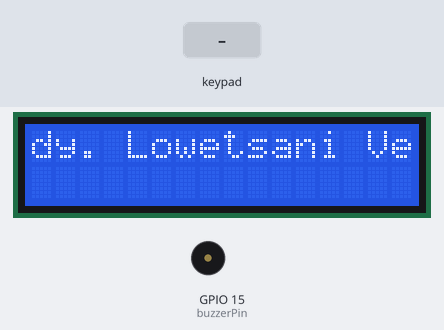
Recording of a sketch running on a simulated ESP32. Parts: 16×2 character LCD, buzzer (waves = sounding, pin HIGH). The inputs (shaded band) are chosen by the test bench. WiFi joins after 1.5 s; servers stay silent unless stated; uploads are accepted with an empty reply; what the sketch prints to the serial monitor is not drawn.

Above: at 5.7 s.
5.8 s: keypad keys 4 5 1 6 1 7 pressed 0.4 s apart
At 9.4 s:
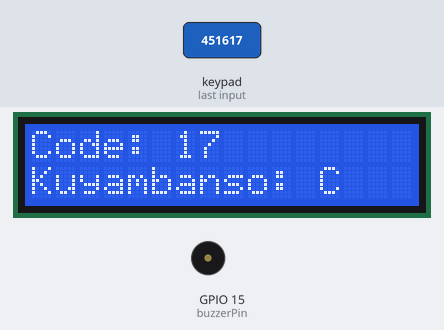
9.7 s: key 'C' pressed
At 9.87 s:
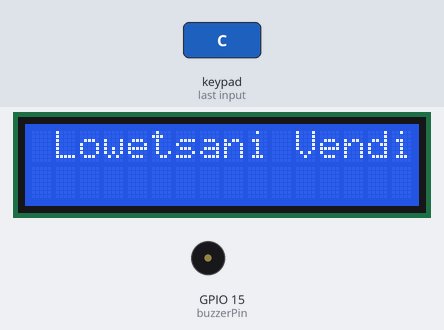
12.1 s: key 'A' pressed
At 12.4 s:
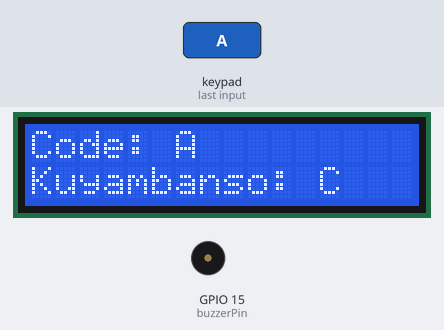
13.6 s: keypad keys 4 5 1 6 1 7 # pressed 0.4 s apart
At 16.05 s:
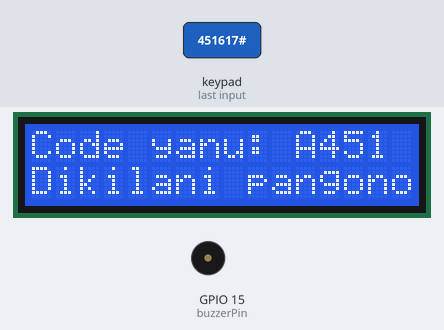
17.9 s: key 'B' pressed
At 19.3 s:
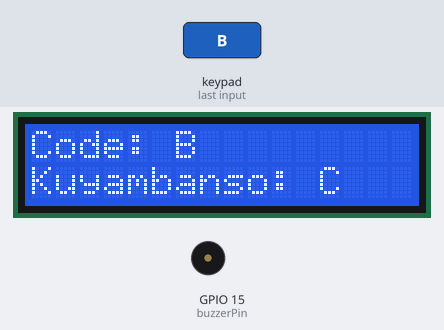
20.1 s: keypad keys 4 5 1 6 1 7 * pressed 0.4 s apart
At 21.26 s:
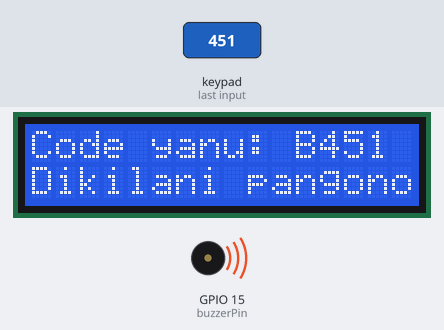
Timing chart, 0 to 26.2 s (numbered marks = the images above; inputs shaded):
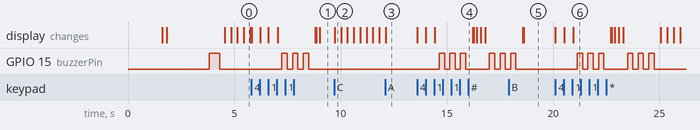

Measured:
- after the input at 5.8 s, GPIO 15 (buzzerPin): alternates HIGH for 0.25 s and LOW for 0.25 s, 6 changes in all, then stays LOW, starting after 1.4 s; the display: first changes at once (image 1 shows a later state)
- after the input at 9.7 s, the display: changes at once (image 2)
- after the input at 12.1 s, the display: changes at once (image 3)
- after the input at 13.6 s, GPIO 15 (buzzerPin): LOW → HIGH after 1.0 s, → LOW 0.25 s later, → HIGH 0.25 s later, → LOW 0.25 s later, … (10 changes in this stretch); the display: first changes at once (image 4 shows a later state)
- after the input at 17.9 s, the display: first differs from a run without the input after 0.72 s (image 5)
- after the input at 20.1 s, GPIO 15 (buzzerPin): LOW → HIGH after 1.0 s, → LOW 0.25 s later, → HIGH 0.25 s later, → LOW 0.25 s later, … (12 changes in this stretch); the display: first changes at once (image 6 shows a later state)

The sketch:

esp32_firmware.ino
```cpp
#include <Keypad.h>
#include <Wire.h>
#include <LiquidCrystal_I2C.h>
#include <WiFi.h>
#include <HTTPClient.h>
#include <WiFiClientSecure.h>
#include <ArduinoJson.h>

//UART setup
// Define the pins for RX and TX
#define RXD 25
#define TXD 14


// for the keypad
#define ROWS  4
#define COLS  4

// Configuration
//replace with wifi credentials
const char* ssid = "Asgard16";
const char* password = "14MTH0R16";
const char* tokenUrl = "https://smart-pharmacist-production.up.railway.app/api/token/";
const char* esp32Url = "https://smart-pharmacist-production.up.railway.app/api/esp32/";
const char* vendingMachineUrl = "https://smart-pharmacist-production.up.railway.app/api/vending-machines/1/"; //the integer in the url corresponds to a Vending Machine ID

const uint8_t vendingMachineId = 1; //used in the fetchVendingSlots method to update inventory of the correct vending machine

//Buzzer Initialisation
const int buzzerPin = 15;

// SSL Root Certificate for HTTPS (replace with your server’s certificate)
const char* root_ca = R"literal(
-----BEGIN CERTIFICATE-----
...
-----END CERTIFICATE-----
)literal";

// configure the keypad
char keyMap[ROWS][COLS] = {
  {'1','2','3', 'A'},
  {'4','5','6', 'B'},
  {'7','8','9', 'C'},
  {'*','0','#', 'D'}
};

uint8_t rowPins[ROWS] = {33, 32, 18, 19};  // GPIO33, GPIO32, GPIO18, GPIO19
uint8_t colPins[COLS] = {4, 5, 16, 17};    // GPIO4, GPIO5, GPIO16, GPIO17
Keypad keypad = Keypad(makeKeymap(keyMap), rowPins, colPins, ROWS, COLS);

uint8_t LCD_CursorPosition = 6;  // Start after "Code: "
bool isReady = true;  // Flag to indicate if the system is in ready state
String jwtToken = "";
String inputCode = "";

// configure the display
LiquidCrystal_I2C lcd(0x27, 16, 2);  // set the LCD address to 0x27 for a 16 chars and 2 line display


// Global variable to keep track of the motor's current slot
//uint8_t currentSlot = 1;  // Assuming the motor starts at slot 1 (or a known home position)
int currentSlot = 1;

void setup() {

  Serial.begin(9600);
  Serial2.begin(9600, SERIAL_8N1, RXD, TXD);

  // Initialise the Buzzer
  pinMode(buzzerPin, OUTPUT);

  // Initialize the LCD
  lcd.init();
  lcd.backlight();
  lcd.setCursor(0, 0);
  lcd.print("Connecting WiFi...");

  // Connect to WiFi
  WiFi.begin(ssid, password);
  while (WiFi.status() != WL_CONNECTED) {
    delay(500);
    Serial.print(".");
  }

  Serial.println("\nConnected to WiFi");
  lcd.clear();
  lcd.setCursor(0, 0);
  lcd.print("WiFi Connected");

  // Authenticate and get JWT token
  if (authenticate()) {
    lcd.clear();
    lcd.setCursor(0, 0);
    lcd.print("Authenticated");
    delay(2000);

    // Turn the buzzer on
    digitalWrite(buzzerPin, HIGH);
    delay(500);  // Wait for 1 second
    digitalWrite(buzzerPin, LOW);


    // Get the current slot from the server
    if (getCurrentSlotFromServer()) {
      lcd.clear();
      lcd.setCursor(0, 0);
      lcd.print("Slot: " + String(currentSlot));  // Show the current slot on LCD
      delay(3000);
    } else {
      lcd.clear();
      lcd.setCursor(0, 0);
      lcd.print("Slot Fetch Failed");
    }
    displayReadyMessage();  // Display the scrolling ready message
  } else {
    lcd.clear();
    lcd.setCursor(0, 0);
    lcd.print("Auth Failed");
  }
}

// Function to get the current_slot from the server
bool getCurrentSlotFromServer() {
  if (WiFi.status() == WL_CONNECTED) {

    WiFiClientSecure client;
    client.setCACert(root_ca);  // Attach the SSL certificate

    HTTPClient http;

    http.begin(client, vendingMachineUrl);  // Use HTTPS with secure client
    http.addHeader("Content-Type", "application/json");
    http.addHeader("Authorization", "Bearer " + jwtToken);

    int httpResponseCode = http.GET();  // Send GET request

    if (httpResponseCode > 0) {
      String response = http.getString();
      Serial.println("Response: " + response);

      // Parse the JSON response to extract current_slot
      DynamicJsonDocument doc(1024);
      DeserializationError error = deserializeJson(doc, response);

      if (error) {
        Serial.println("JSON deserialization failed!");
        http.end();
        return false;
      }

      // Extract current_slot from the response
      currentSlot = doc["current_slot"];
      Serial.println("Current Slot: " + String(currentSlot));

      //send the currentSlot to the uno to setup
      Serial2.println(String(currentSlot));
      Serial.println("Sent to Arduino: " + String(currentSlot));

      http.end();  // Close the connection
      return true;

    } else {
      Serial.println("Error on HTTP request: " + String(httpResponseCode));
      http.end();
      return false;
    }
  } else {
    Serial.println("WiFi Disconnected");
    return false;
  }
}

void loop() {
  if (isReady) {
    displayReadyMessage();
  }

  char key = keypad.getKey();

  if (key) {
    if (isReady) {
      lcd.clear();
      isReady = false;  // Stop displaying the ready message once input starts
      lcd.setCursor(0, 0);
      lcd.print("Code: ");
      lcd.setCursor(0, 1);
      lcd.print("Kuyambanso: C");
    }

    if (key == 'C') {
      resetToReadyState();
    } else {
      Serial.print(key);

      lcd.setCursor(LCD_CursorPosition++, 0);
      lcd.print(key);
      inputCode += key;  // Append the key to the input code

      if (inputCode.length() == 4) {
        processCode(inputCode);
        resetToReadyState();
      }
    }
  }
}

// API functions
bool authenticate() {
  WiFiClientSecure client;
  client.setCACert(root_ca);  // Attach the SSL certificate

  HTTPClient http;
  http.begin(client, tokenUrl);  // Use HTTPS with secure client

  String postData = "{\"username\":\"vending_machine1\",\"password\":\"VKG@1234\"}";
  http.addHeader("Content-Type", "application/json");
  int httpResponseCode = http.POST(postData);

  if (httpResponseCode > 0) {
    String response = http.getString();
    DynamicJsonDocument doc(1024);
    deserializeJson(doc, response);
    jwtToken = doc["access"].as<String>();  // Extract the JWT token
    Serial.println("Authenticated. JWT Token: " + jwtToken);
    http.end();
    return true;
  } else {
    Serial.print("Error on sending POST: ");
    Serial.println(httpResponseCode);
    http.end();
    return false;
  }
}

std::vector<int> fetchVendingSlots() {
  WiFiClientSecure client;
  client.setCACert(root_ca);  // Attach the SSL certificate

  HTTPClient http;
  http.begin(client, esp32Url);  // Use HTTPS with secure client

  http.addHeader("Content-Type", "application/json");
  http.addHeader("Authorization", "Bearer " + jwtToken);

  String postData = "{\"code\":\"" + inputCode + "\", \"current_slot\": " + String(currentSlot) + ", \"vending_machine_id\": " + String(vendingMachineId) + "}";
  int httpResponseCode = http.POST(postData);

  std::vector<int> vendingSlots;

  if (httpResponseCode > 0) {
    // Turn the buzzer on
    digitalWrite(buzzerPin, HIGH);
    delay(250);

    // Turn the buzzer off
    digitalWrite(buzzerPin, LOW);
    delay(250);

    String response = http.getString();
    Serial.println("Response: " + response);

    // Parse the JSON response
    DynamicJsonDocument doc(1024);
    deserializeJson(doc, response);

    // Check if "vending_slots" is present
    if (doc.containsKey("vending_slots")) {
      JsonArray slots = doc["vending_slots"].as<JsonArray>();

      // Iterate through the array and populate the list
      for (int i = 0; i < slots.size(); i++) {
        vendingSlots.push_back(slots[i].as<int>());
      }
    } else {
      // Turn the buzzer on
      digitalWrite(buzzerPin, HIGH);
      delay(250);

      // Turn the buzzer off
      digitalWrite(buzzerPin, LOW);
      delay(250);

      digitalWrite(buzzerPin, HIGH);
      delay(250);

      // Turn the buzzer off
      digitalWrite(buzzerPin, LOW);
      delay(250);

      Serial.println("Error: 'vending_slots' not found in the response");
      lcd.clear();
      lcd.setCursor(0, 0);
      lcd.print("Mwalakwisa code");
      lcd.setCursor(1, 0);
      lcd.print("kapena mankhwala atha");
      //buzzer must beep twice quickly
    }

  } else {
      // Turn the buzzer on
      digitalWrite(buzzerPin, HIGH);
      delay(250);

      // Turn the buzzer off
      digitalWrite(buzzerPin, LOW);
      delay(250);

      digitalWrite(buzzerPin, HIGH);
      delay(250);

      // Turn the buzzer off
      digitalWrite(buzzerPin, LOW);
      delay(250);

      digitalWrite(buzzerPin, HIGH);
      delay(250);

      // Turn the buzzer off
      digitalWrite(buzzerPin, LOW);
      delay(250);

    lcd.clear();
    lcd.setCursor(0, 0);
    lcd.print("Error: No Resp");
    Serial.println("Error: No response from server");
  }

  http.end();
  return vendingSlots;
}


//uno function
void createDispensation(std::vector<int> vendingSlots) {
  // Rotate motor based on each vending slot received
  if (!vendingSlots.empty()) {
    for (int slot : vendingSlots) {
      // send the slot over serial to trigger uno's motor rotate function.
      Serial2.println(String(slot));
      Serial.println("Sent Target Slot: " + String(slot));
      // need a flag to determine whether the uno completed the rotation, atp the flag is false
      // when OK status the flag is set to true so the next iteration can happen
      currentSlot = slot;
      updateCurrentSlotOnServer(currentSlot); //called when OK status is received
      delay(1000);  // Simulate delay for dispensing medication
    }
  } else {
    lcd.clear();
    lcd.setCursor(0, 0);
    lcd.print("No Slots Found");
  }
}


void updateCurrentSlotOnServer(int slot) {
  WiFiClientSecure client;
  client.setCACert(root_ca);  // Attach the SSL certificate

  HTTPClient http;

  http.begin(client, vendingMachineUrl);  // Use HTTPS with secure client
  http.addHeader("Content-Type", "application/json");
  http.addHeader("Authorization", "Bearer " + jwtToken);

  // Create JSON data for the PATCH request
  DynamicJsonDocument doc(256);
  doc["current_slot"] = slot;  // Update with the current slot
  String requestBody;
  serializeJson(doc, requestBody);

  // Send the PATCH request
  int httpResponseCode = http.PATCH(requestBody);

  if (httpResponseCode > 0) {
    String response = http.getString();
    Serial.println("Successfully updated current_slot: " + response);
  } else {
    Serial.print("Error updating current_slot: ");
    Serial.println(httpResponseCode);
  }

  http.end();
}

// Main logic
void processCode(String code) {
  Serial.println("\nProcessing Code: " + code);

  lcd.clear();
  lcd.setCursor(0, 0);
  lcd.print("Code yanu: " + code);

  lcd.setCursor(0, 1);
  lcd.print("Dikilani pangono");

  std::vector<int> vendingSlots = fetchVendingSlots();

  Serial.println("slots fetched successfully");

  createDispensation(vendingSlots);  // Call the function to dispense medication
  Serial.println("medication dispensed");

}

// LCD functions
void resetToReadyState() {
  inputCode = "";  // Clear the input code
  LCD_CursorPosition = 6;  // Reset position after "Code: "
  lcd.clear();
  isReady = true;
  displayReadyMessage();  // Display the ready message again
}

void displayReadyMessage() {
  scrollMessage("Ready. Lowetsani Vending Code ", 0);  // Scroll on the top row
}

void scrollMessage(String message, uint8_t row) {
  static unsigned long lastScrollTime = 0;
  static int scrollPos = 0;

  if (millis() - lastScrollTime >= 300) {  // Adjust the scroll speed here
    lastScrollTime = millis();
    lcd.setCursor(0, row);
    lcd.print(message.substring(scrollPos, scrollPos + 16));
    scrollPos++;
    if (scrollPos > message.length()) {
      scrollPos = 0;  // Reset scroll position to start again
    }
  }
}
```
